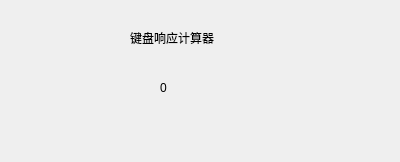
<?xml version="1.0" encoding="UTF-8"?>
<ui version="4.0">
 <class>Widget</class>
 <widget class="QWidget" name="Widget">
  <property name="geometry">
   <rect>
    <x>0</x>
    <y>0</y>
    <width>400</width>
    <height>162</height>
   </rect>
  </property>
  <property name="windowTitle">
   <string>Widget</string>
  </property>
  <widget class="QLabel" name="label">
   <property name="geometry">
    <rect>
     <x>130</x>
     <y>30</y>
     <width>171</width>
     <height>16</height>
    </rect>
   </property>
   <property name="text">
    <string>键盘响应计算器</string>
   </property>
  </widget>
  <widget class="QLabel" name="res">
   <property name="geometry">
    <rect>
     <x>160</x>
     <y>80</y>
     <width>151</width>
     <height>16</height>
    </rect>
   </property>
   <property name="text">
    <string>0</string>
   </property>
   <property name="openExternalLinks">
    <bool>false</bool>
   </property>
  </widget>
 </widget>
 <layoutdefault spacing="6" margin="11"/>
 <resources/>
 <connections/>
</ui>
